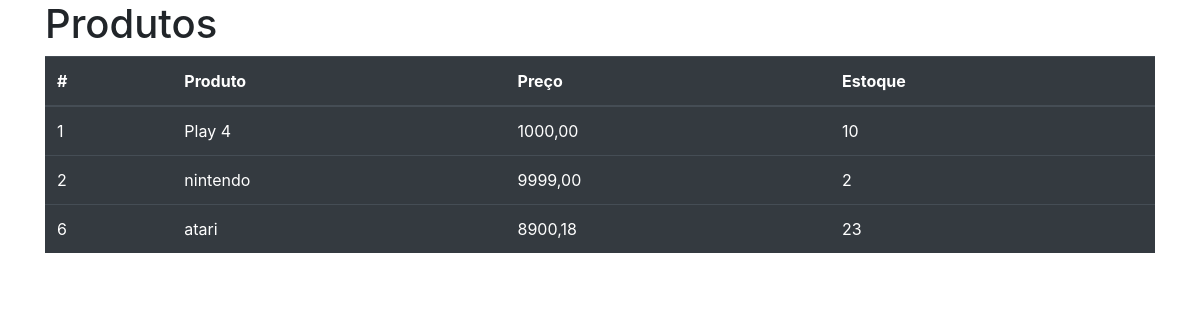
Before: / with the older database file.
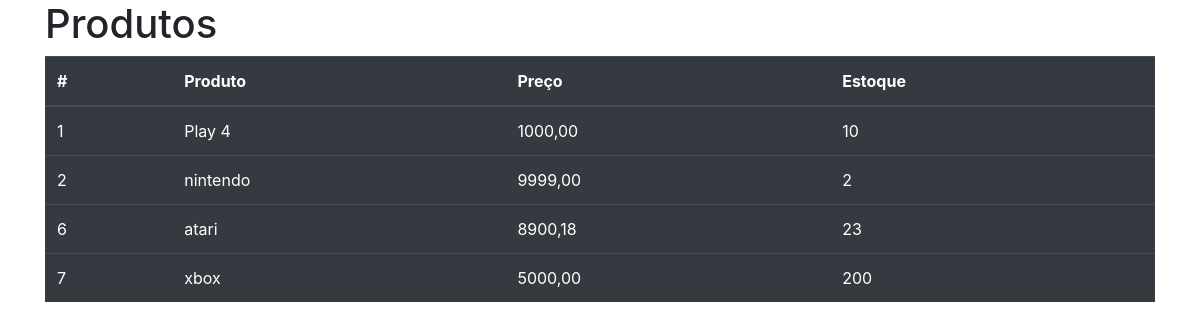
After: the same page with the newer database file.
### core/models.py (models this page shows, shortened)
class Base(models.Model):
    criado = models.DateField('Data Criacao', auto_now_add=True)
    modificado = models.DateField('Data Atualizacao', auto_now=True)
    ativo = models.BooleanField('Ativo?', default=True)
    class Meta:
        abstract = True

class Produto(Base):
    nome = models.CharField('Nome', max_length=100)
    preco = models.DecimalField('Preco', max_digits=8, decimal_places=2)
    estoque = models.IntegerField('Estoque')
    imagem = StdImageField('Imagem', upload_to='produtos', variations={'thumb': (124, 124)})
    slug = models.SlugField('Slug', max_length=100, blank=True, editable=False)

### core/views.py (the view)
# urls.py: path('', index, name='index'),
def index(request):
    context = {
        'produtos': Produto.objects.all()
    }
    return render(request, 'index.html', context)

### core/templates/index.html (shortened to what this page needs)
{% load bootstrap4 %}
{% load static %}
<!DOCTYPE html>
<html lang="pt-br">
<head>
    {% bootstrap_css %}
    <link href="{% static 'css/styles.css' %}" rel="stylesheet">
</head>
<body>
    <div class="container">
        {% if produtos %}
        <h1>Produtos</h1>
        <table class="table table-dark">
            <thead>
                <tr>
                    <th scope="col">#</th>
                    <th scope="col">Produto</th>
                    <th scope="col">Preço</th>
                    <th scope="col">Estoque</th>
                </tr>
            </thead>
            <tbody>
                {% for produto in produtos %}
                    <tr>
                        <td scope="row">{{ produto.id }}</td>
                        <td scope="row"><a href="#modal{{produto.id}}" data-toggle="modal">{{ produto.nome }}</a></td>
                        <td scope="row">{{ produto.preco }}</td>
                        <td scope="row">{{ produto.estoque }}</td>
                    </tr>
                {% endfor %}
            </tbody>
        </table>
        {% else %}
            <h2>Ainda não existem produtos cadastrados. :(</h2>
        {% endif %}
    </div>
</body>
</html>

### core/static/css/styles.css (style rules this page uses)
a { color: #fff; }

Changed rows visible on the page:
added Produto: id "7", nome "xbox", preco "5000,00", estoque "200"
